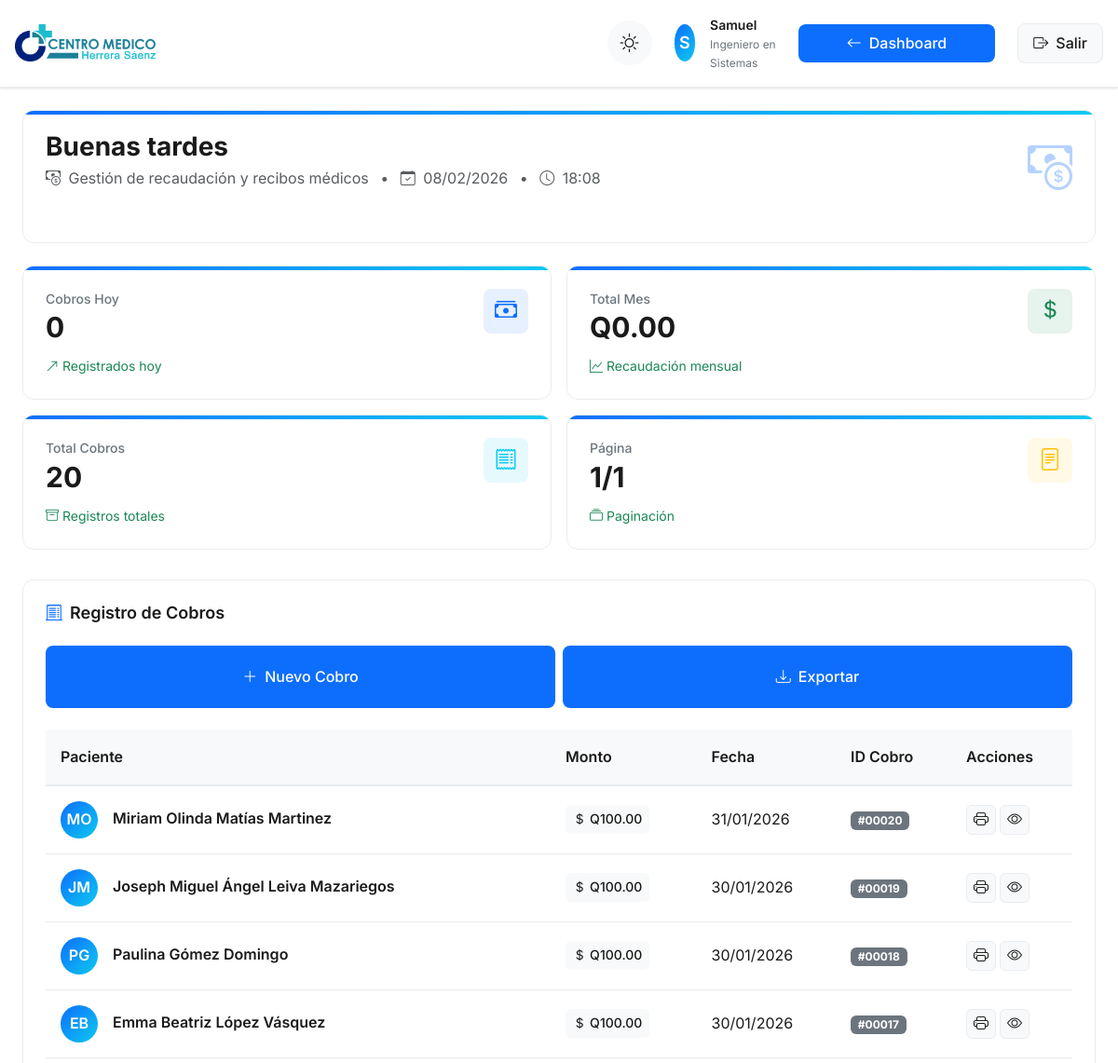
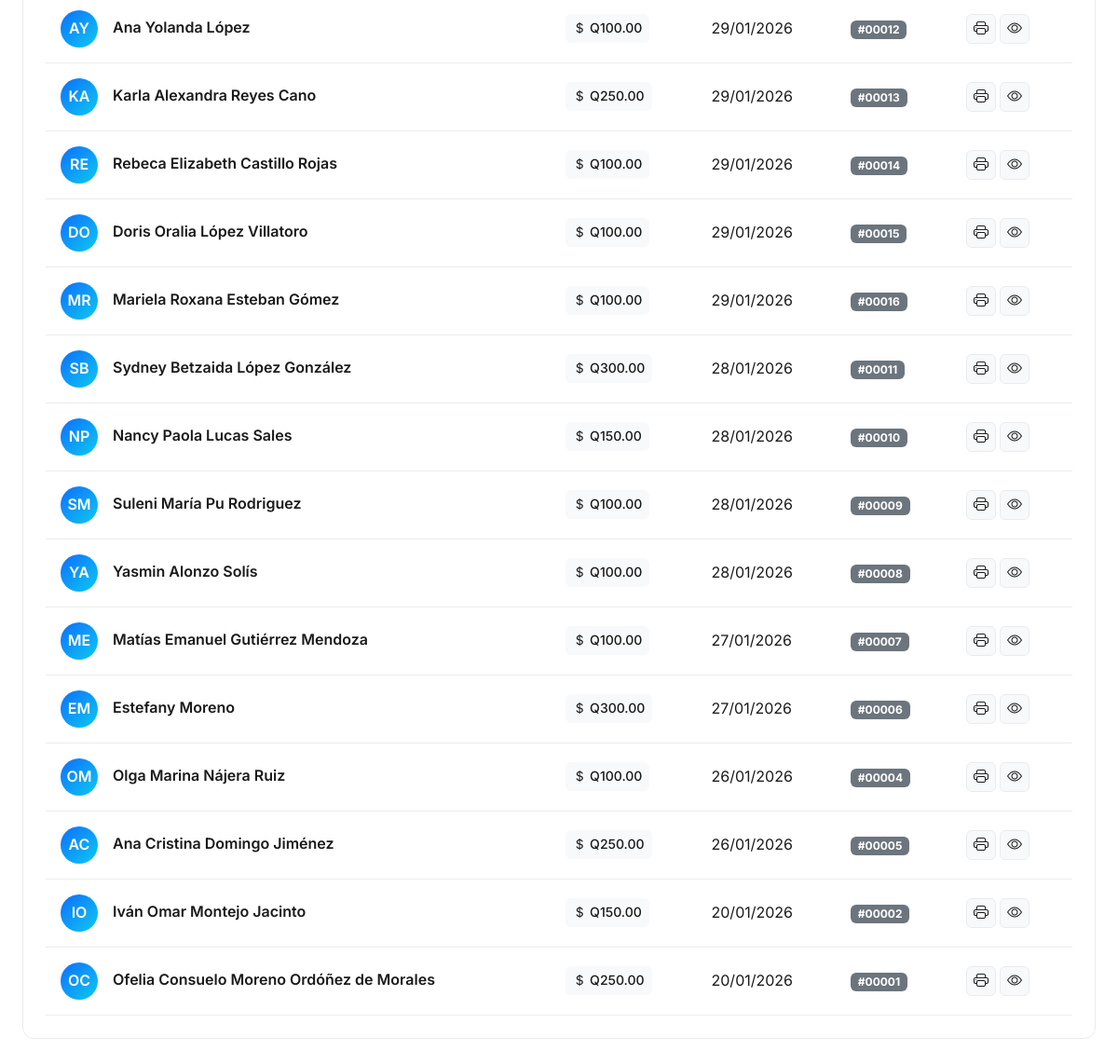
/php/billing/index.php (signed in), run on the app's committed database (2 pictures, top to bottom).
### tables this page shows
CREATE TABLE `cobros` (
  `in_cobro` int NOT NULL,
  `paciente_cobro` int NOT NULL,
  `cantidad_consulta` int NOT NULL,
  `fecha_consulta` datetime NOT NULL,
  `id_doctor` int DEFAULT NULL,
  `tipo_consulta` enum('Consulta','Reconsulta') DEFAULT 'Consulta',
  `tipo_pago` enum('Efectivo','Tarjeta','Transferencia') DEFAULT 'Efectivo'
);

### php/billing/index.php (the view, shortened to what this page needs)
<?php
try {
    $database = new Database();
    $conn = $database->getConnection();
    $user_name = $_SESSION['nombre'];
    $user_specialty = $_SESSION['especialidad'] ?? 'Profesional Médico';
    $page = isset($_GET['page']) ? (int) $_GET['page'] : 1;
    $limit = 25;
    $offset = ($page - 1) * $limit;
    $stmt = $conn->prepare("SELECT COUNT(*) as total FROM cobros");
    $stmt->execute();
    $total_records = $stmt->fetch(PDO::FETCH_ASSOC)['total'];
    $total_pages = ceil($total_records / $limit);
    $stmt = $conn->prepare("
        SELECT c.*, CONCAT(p.nombre, ' ', p.apellido) as nombre_paciente
        FROM cobros c
        JOIN pacientes p ON c.paciente_cobro = p.id_paciente
        ORDER BY c.fecha_consulta DESC
        LIMIT ? OFFSET ?
    ");
    $stmt->bindValue(1, $limit, PDO::PARAM_INT);
    $stmt->bindValue(2, $offset, PDO::PARAM_INT);
    $stmt->execute();
    $cobros = $stmt->fetchAll(PDO::FETCH_ASSOC);
    $stmt = $conn->prepare("SELECT COUNT(*) as total FROM cobros WHERE DATE(fecha_consulta) = CURDATE()");
    $stmt->execute();
    $hoy_cobros = $stmt->fetch(PDO::FETCH_ASSOC)['total'] ?? 0;
    $stmt = $conn->prepare("SELECT SUM(cantidad_consulta) as total FROM cobros WHERE MONTH(fecha_consulta) = MONTH(CURDATE())");
    $stmt->execute();
    $mes_total = $stmt->fetch(PDO::FETCH_ASSOC)['total'] ?? 0;
} catch (Exception $e) {
    error_log("Error en módulo de cobros: " . $e->getMessage());
    die("Error al cargar el módulo de cobros. Por favor, contacte al administrador.");
}
?>
<!DOCTYPE html>
<html lang="es" data-theme="light">
<head>
    <link rel="stylesheet" href="https://cdn.jsdelivr.net/npm/bootstrap-icons@1.10.0/font/bootstrap-icons.css">
    <link href="https://cdn.jsdelivr.net/npm/bootstrap@5.3.0/dist/css/bootstrap.min.css" rel="stylesheet">
    <link rel="stylesheet" href="https://cdn.jsdelivr.net/npm/sweetalert2@11/dist/sweetalert2.min.css">
</head>
<body>
    <div class="dashboard-container">
        <header class="dashboard-header">
            <div class="header-content">
                <div class="brand-container">
                    <img src="../../assets/img/herrerasaenz.png" alt="Centro Médico Herrera Saenz" class="brand-logo">
                </div>
                <div class="header-controls">
                    <div class="theme-toggle">
                        <button id="themeSwitch" class="theme-btn" aria-label="Cambiar tema claro/oscuro">
                            <i class="bi bi-sun theme-icon sun-icon"></i>
                        </button>
                    </div>
                    <div class="header-user">
                        <div class="header-avatar">
                            <?php echo strtoupper(substr($user_name, 0, 1)); ?>
                        </div>
                        <div class="header-details">
                            <span class="header-name"><?php echo htmlspecialchars($user_name); ?></span>
                            <span class="header-role"><?php echo htmlspecialchars($user_specialty); ?></span>
                        </div>
                    </div>
                    <a href="../dashboard/index.php" class="action-btn secondary">
                        <i class="bi bi-arrow-left"></i>
                        Dashboard
                    </a>
                    <a href="../auth/logout.php" class="logout-btn">
                        <i class="bi bi-box-arrow-right"></i>
                        <span>Salir</span>
                    </a>
                </div>
            </div>
        </header>
        <main class="main-content">
            <div class="stat-card mb-4 animate-in">
                <div class="stat-header">
                    <div>
                        <h2 class="stat-value" style="font-size: 1.75rem; margin-bottom: 0.5rem;">
                            <span id="greeting-text">Módulo de Cobros</span>
                        </h2>
                        <p class="text-muted mb-0">
                            <i class="bi bi-cash-coin me-1"></i> Gestión de recaudación y recibos médicos
                            <span class="mx-2">•</span>
                            <i class="bi bi-calendar-check me-1"></i> <?php echo date('d/m/Y'); ?>
                            <span class="mx-2">•</span>
                            <i class="bi bi-clock me-1"></i> <span id="current-time"><?php echo date('H:i'); ?></span>
                        </p>
                    </div>
                    <div class="d-none d-md-block">
                        <i class="bi bi-cash-coin text-primary" style="font-size: 3rem; opacity: 0.3;"></i>
                    </div>
                </div>
            </div>
            <div class="stats-grid">
                <div class="stat-card animate-in delay-1">
                    <div class="stat-header">
                        <div>
                            <div class="stat-title">Cobros Hoy</div>
                            <div class="stat-value"><?php echo $hoy_cobros; ?></div>
                        </div>
                        <div class="stat-icon primary">
                            <i class="bi bi-cash-stack"></i>
                        </div>
                    </div>
                    <div class="stat-change positive">
                        <i class="bi bi-arrow-up-right"></i>
                        <span>Registrados hoy</span>
                    </div>
                </div>
                <div class="stat-card animate-in delay-2">
                    <div class="stat-header">
                        <div>
                            <div class="stat-title">Total Mes</div>
                            <div class="stat-value">Q<?php echo number_format($mes_total, 2); ?></div>
                        </div>
                        <div class="stat-icon success">
                            <i class="bi bi-currency-dollar"></i>
                        </div>
                    </div>
                    <div class="stat-change positive">
                        <i class="bi bi-graph-up"></i>
                        <span>Recaudación mensual</span>
                    </div>
                </div>
                <div class="stat-card animate-in delay-3">
                    <div class="stat-header">
                        <div>
                            <div class="stat-title">Total Cobros</div>
                            <div class="stat-value"><?php echo $total_records; ?></div>
                        </div>
                        <div class="stat-icon info">
                            <i class="bi bi-receipt"></i>
                        </div>
                    </div>
                    <div class="stat-change positive">
                        <i class="bi bi-archive"></i>
                        <span>Registros totales</span>
                    </div>
                </div>
                <div class="stat-card animate-in delay-4">
                    <div class="stat-header">
                        <div>
                            <div class="stat-title">Página</div>
                            <div class="stat-value"><?php echo $page; ?>/<?php echo $total_pages; ?></div>
                        </div>
                        <div class="stat-icon warning">
                            <i class="bi bi-file-text"></i>
                        </div>
                    </div>
                    <div class="stat-change positive">
                        <i class="bi bi-collection"></i>
                        <span>Paginación</span>
                    </div>
                </div>
            </div>
            <section class="billing-section animate-in delay-1">
                <div class="section-header">
                    <h3 class="section-title">
                        <i class="bi bi-receipt-cutoff section-title-icon"></i>
                        Registro de Cobros
                    </h3>
                    <div class="d-flex gap-2">
                        <button type="button" class="action-btn" data-bs-toggle="modal"
                            data-bs-target="#newBillingModal">
                            <i class="bi bi-plus-lg"></i>
                            Nuevo Cobro
                        </button>
                        <a href="export_cobros.php" class="action-btn secondary">
                            <i class="bi bi-download"></i>
                            Exportar
                        </a>
                    </div>
                </div>
                <?php if (count($cobros) > 0): ?>
                    <div class="table-responsive">
                        <table class="billing-table">
                            <thead>
                                <tr>
                                    <th>Paciente</th>
                                    <th>Monto</th>
                                    <th>Fecha</th>
                                    <th>ID Cobro</th>
                                    <th>Acciones</th>
                                </tr>
                            </thead>
                            <tbody>
                                <?php foreach ($cobros as $cobro): ?>
                                    <?php
                                    $patient_name = htmlspecialchars($cobro['nombre_paciente']);
                                    $patient_initials = strtoupper(
                                        substr(explode(' ', $cobro['nombre_paciente'])[0], 0, 1) .
                                        (isset(explode(' ', $cobro['nombre_paciente'])[1]) ? substr(explode(' ', $cobro['nombre_paciente'])[1], 0, 1) : '')
                                    );
                                    ?>
                                    <tr>
                                        <td>
                                            <div class="patient-cell">
                                                <div class="patient-avatar">
                                                    <?php echo $patient_initials; ?>
                                                </div>
                                                <div class="patient-info">
                                                    <div class="patient-name"><?php echo $patient_name; ?></div>
                                                </div>
                                            </div>
                                        </td>
                                        <td>
                                            <span class="amount-badge">
                                                <i class="bi bi-currency-dollar"></i>
                                                Q<?php echo number_format($cobro['cantidad_consulta'], 2); ?>
                                            </span>
                                        </td>
                                        <td>
                                            <?php echo date('d/m/Y', strtotime($cobro['fecha_consulta'])); ?>
                                        </td>
                                        <td>
                                            <span
                                                class="badge bg-secondary">#<?php echo str_pad($cobro['in_cobro'], 5, '0', STR_PAD_LEFT); ?></span>
                                        </td>
                                        <td>
                                            <div class="action-buttons">
                                                <a href="print_receipt.php?id=<?php echo $cobro['in_cobro']; ?>" target="_blank"
                                                    class="btn-icon print" title="Imprimir recibo">
                                                    <i class="bi bi-printer"></i>
                                                </a>
                                                <button type="button" class="btn-icon view view-details"
                                                    data-id="<?php echo $cobro['in_cobro']; ?>"
                                                    data-nombre="<?php echo htmlspecialchars($cobro['nombre_paciente']); ?>"
                                                    data-monto="<?php echo $cobro['cantidad_consulta']; ?>"
                                                    data-fecha="<?php echo date('d/m/Y', strtotime($cobro['fecha_consulta'])); ?>"
                                                    title="Ver detalles">
                                                    <i class="bi bi-eye"></i>
                                                </button>
                                            </div>
                                        </td>
                                    </tr>
                                <?php endforeach; ?>
                            </tbody>
                        </table>
                    </div>
                <?php endif; ?>
            </section>
        </main>
    </div>
</body>
</html>

### data on the page
cobros: patient_initials "MO", patient_name "Miriam Olinda Matías Martinez", cantidad_consulta "100.00", fecha_consulta "31/01/2026", in_cobro "00020"
cobros: patient_initials "JM", patient_name "Joseph Miguel Ángel Leiva Mazariegos", cantidad_consulta "100.00", fecha_consulta "30/01/2026", in_cobro "00019"
cobros: patient_initials "PG", patient_name "Paulina Gómez Domingo", cantidad_consulta "100.00", fecha_consulta "30/01/2026", in_cobro "00018"
cobros: patient_initials "EB", patient_name "Emma Beatriz López Vásquez", cantidad_consulta "100.00", fecha_consulta "30/01/2026", in_cobro "00017"
cobros: patient_initials "AY", patient_name "Ana Yolanda López", cantidad_consulta "100.00", fecha_consulta "29/01/2026", in_cobro "00012"
cobros: patient_initials "KA", patient_name "Karla Alexandra Reyes Cano", cantidad_consulta "250.00", fecha_consulta "29/01/2026", in_cobro "00013"
cobros: patient_initials "RE", patient_name "Rebeca Elizabeth Castillo Rojas", cantidad_consulta "100.00", fecha_consulta "29/01/2026", in_cobro "00014"
cobros: patient_initials "DO", patient_name "Doris Oralia López Villatoro", cantidad_consulta "100.00", fecha_consulta "29/01/2026", in_cobro "00015"
cobros: patient_initials "MR", patient_name "Mariela Roxana Esteban Gómez", cantidad_consulta "100.00", fecha_consulta "29/01/2026", in_cobro "00016"
cobros: patient_initials "SB", patient_name "Sydney Betzaida López González", cantidad_consulta "300.00", fecha_consulta "28/01/2026", in_cobro "00011"
cobros: patient_initials "NP", patient_name "Nancy Paola Lucas Sales", cantidad_consulta "150.00", fecha_consulta "28/01/2026", in_cobro "00010"
cobros: patient_initials "SM", patient_name "Suleni María Pu Rodriguez", cantidad_consulta "100.00", fecha_consulta "28/01/2026", in_cobro "00009"
cobros: patient_initials "YA", patient_name "Yasmin Alonzo Solís", cantidad_consulta "100.00", fecha_consulta "28/01/2026", in_cobro "00008"
cobros: patient_initials "ME", patient_name "Matías Emanuel Gutiérrez Mendoza", cantidad_consulta "100.00", fecha_consulta "27/01/2026", in_cobro "00007"
cobros: patient_initials "EM", patient_name "Estefany Moreno", cantidad_consulta "300.00", fecha_consulta "27/01/2026", in_cobro "00006"
cobros: patient_initials "OM", patient_name "Olga Marina Nájera Ruiz", cantidad_consulta "100.00", fecha_consulta "26/01/2026", in_cobro "00004"
cobros: patient_initials "AC", patient_name "Ana Cristina Domingo Jiménez", cantidad_consulta "250.00", fecha_consulta "26/01/2026", in_cobro "00005"
cobros: patient_initials "IO", patient_name "Iván Omar Montejo Jacinto", cantidad_consulta "150.00", fecha_consulta "20/01/2026", in_cobro "00002"
cobros: patient_initials "OC", patient_name "Ofelia Consuelo Moreno Ordóñez de Morales", cantidad_consulta "250.00", fecha_consulta "20/01/2026", in_cobro "00001"

### other printed values
substr($user_name, 0, 1) "S"
$user_name "Samuel"
$user_specialty "Ingeniero en Sistemas"
$hoy_cobros "0"
$mes_total "0.00"
$total_records "20"
$page "1"
$total_pages "1"
